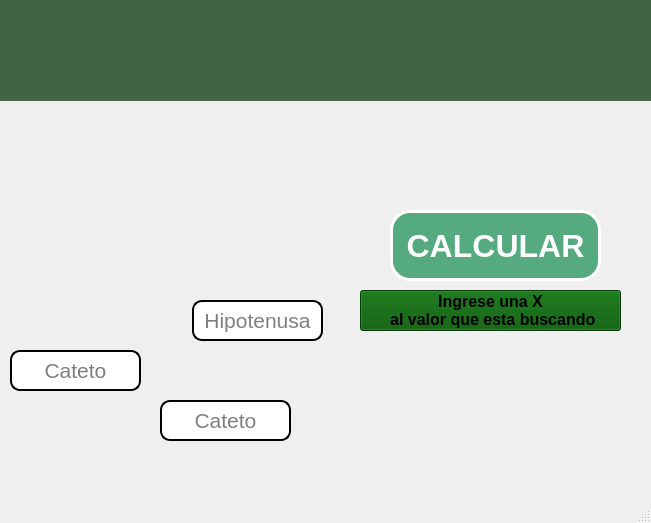
<?xml version="1.0" encoding="UTF-8"?>
<ui version="4.0">
 <class>MainWindow</class>
 <widget class="QMainWindow" name="MainWindow">
  <property name="geometry">
   <rect>
    <x>0</x>
    <y>0</y>
    <width>651</width>
    <height>523</height>
   </rect>
  </property>
  <property name="windowTitle">
   <string>MainWindow</string>
  </property>
  <widget class="QWidget" name="centralwidget">
   <widget class="QLabel" name="label">
    <property name="geometry">
     <rect>
      <x>0</x>
      <y>80</y>
      <width>651</width>
      <height>421</height>
     </rect>
    </property>
    <property name="text">
     <string/>
    </property>
    <property name="pixmap">
     <pixmap>imagenes/teorema-de-pitagoras-e1576373608278.jpg</pixmap>
    </property>
    <property name="scaledContents">
     <bool>true</bool>
    </property>
   </widget>
   <widget class="QLineEdit" name="txt_b">
    <property name="geometry">
     <rect>
      <x>10</x>
      <y>350</y>
      <width>131</width>
      <height>41</height>
     </rect>
    </property>
    <property name="font">
     <font>
      <family>MS Shell Dlg 2</family>
      <pointsize>16</pointsize>
      <weight>9</weight>
      <italic>false</italic>
      <bold>false</bold>
     </font>
    </property>
    <property name="toolTip">
     <string>Ingrese valores numericos y una X al valor buscado</string>
    </property>
    <property name="statusTip">
     <string>Ingrese valores numericos y una X al valor buscado</string>
    </property>
    <property name="styleSheet">
     <string notr="true">font: 75 16pt &quot;MS Shell Dlg 2&quot;;
border: 2px solid black;
border-radius: 10px;</string>
    </property>
    <property name="text">
     <string/>
    </property>
    <property name="alignment">
     <set>Qt::AlignCenter</set>
    </property>
    <property name="placeholderText">
     <string>Cateto</string>
    </property>
   </widget>
   <widget class="QLineEdit" name="txt_a">
    <property name="geometry">
     <rect>
      <x>192</x>
      <y>300</y>
      <width>131</width>
      <height>41</height>
     </rect>
    </property>
    <property name="font">
     <font>
      <family>MS Shell Dlg 2</family>
      <pointsize>16</pointsize>
      <weight>9</weight>
      <italic>false</italic>
      <bold>false</bold>
     </font>
    </property>
    <property name="toolTip">
     <string>Ingrese valores numericos y una X al valor buscado</string>
    </property>
    <property name="statusTip">
     <string>Ingrese valores numericos y una X al valor buscado</string>
    </property>
    <property name="styleSheet">
     <string notr="true">font: 75 16pt &quot;MS Shell Dlg 2&quot;;
border: 2px solid black;
border-radius: 10px;</string>
    </property>
    <property name="text">
     <string/>
    </property>
    <property name="alignment">
     <set>Qt::AlignCenter</set>
    </property>
    <property name="placeholderText">
     <string>Hipotenusa</string>
    </property>
   </widget>
   <widget class="QPushButton" name="btn_calcular">
    <property name="geometry">
     <rect>
      <x>390</x>
      <y>210</y>
      <width>211</width>
      <height>71</height>
     </rect>
    </property>
    <property name="font">
     <font>
      <pointsize>24</pointsize>
      <weight>75</weight>
      <bold>true</bold>
     </font>
    </property>
    <property name="styleSheet">
     <string notr="true">background-color: rgb(85, 170, 127);
color: rgb(255, 255, 255);
border-radius: 20px;
border: 3px solid white;</string>
    </property>
    <property name="text">
     <string>CALCULAR</string>
    </property>
   </widget>
   <widget class="QLineEdit" name="txt_c">
    <property name="geometry">
     <rect>
      <x>160</x>
      <y>400</y>
      <width>131</width>
      <height>41</height>
     </rect>
    </property>
    <property name="font">
     <font>
      <family>MS Shell Dlg 2</family>
      <pointsize>16</pointsize>
      <weight>9</weight>
      <italic>false</italic>
      <bold>false</bold>
     </font>
    </property>
    <property name="toolTip">
     <string>Ingrese valores numericos y una X al valor buscado</string>
    </property>
    <property name="statusTip">
     <string>Ingrese valores numericos y una X al valor buscado</string>
    </property>
    <property name="styleSheet">
     <string notr="true">font: 75 16pt &quot;MS Shell Dlg 2&quot;;
border: 2px solid black;
border-radius: 10px;</string>
    </property>
    <property name="text">
     <string/>
    </property>
    <property name="alignment">
     <set>Qt::AlignCenter</set>
    </property>
    <property name="placeholderText">
     <string>Cateto</string>
    </property>
   </widget>
   <widget class="QPushButton" name="btn_texto">
    <property name="geometry">
     <rect>
      <x>360</x>
      <y>290</y>
      <width>261</width>
      <height>41</height>
     </rect>
    </property>
    <property name="font">
     <font>
      <pointsize>12</pointsize>
      <weight>75</weight>
      <bold>true</bold>
     </font>
    </property>
    <property name="toolTip">
     <string>Picale XD</string>
    </property>
    <property name="statusTip">
     <string>XD</string>
    </property>
    <property name="styleSheet">
     <string notr="true">background-color: rgb(0, 85, 0);</string>
    </property>
    <property name="text">
     <string>Ingrese una X
 al valor que esta buscando</string>
    </property>
   </widget>
   <widget class="QLabel" name="label_10">
    <property name="geometry">
     <rect>
      <x>0</x>
      <y>0</y>
      <width>651</width>
      <height>101</height>
     </rect>
    </property>
    <property name="styleSheet">
     <string notr="true">background-color: rgb(66, 100, 67);</string>
    </property>
    <property name="text">
     <string/>
    </property>
    <property name="pixmap">
     <pixmap resource="../PIP_Equipo4_Unidad1_Clase/recursos_proyectos.qrc">:/imgUAT/imagenes/uat.png</pixmap>
    </property>
    <property name="scaledContents">
     <bool>true</bool>
    </property>
   </widget>
   <widget class="QLabel" name="label_2">
    <property name="geometry">
     <rect>
      <x>520</x>
      <y>390</y>
      <width>161</width>
      <height>111</height>
     </rect>
    </property>
    <property name="text">
     <string/>
    </property>
    <property name="pixmap">
     <pixmap>../PIP_Equipo4_Unidad1_Clase/imagenes/Equipo4.png</pixmap>
    </property>
    <property name="scaledContents">
     <bool>true</bool>
    </property>
   </widget>
  </widget>
  <widget class="QMenuBar" name="menubar">
   <property name="geometry">
    <rect>
     <x>0</x>
     <y>0</y>
     <width>651</width>
     <height>21</height>
    </rect>
   </property>
  </widget>
  <widget class="QStatusBar" name="statusbar"/>
 </widget>
 <resources>
  <include location="../PIP_Equipo4_Unidad1_Clase/recursos_proyectos.qrc"/>
  <include location="recursos_proyectos.qrc"/>
 </resources>
 <connections/>
</ui>
